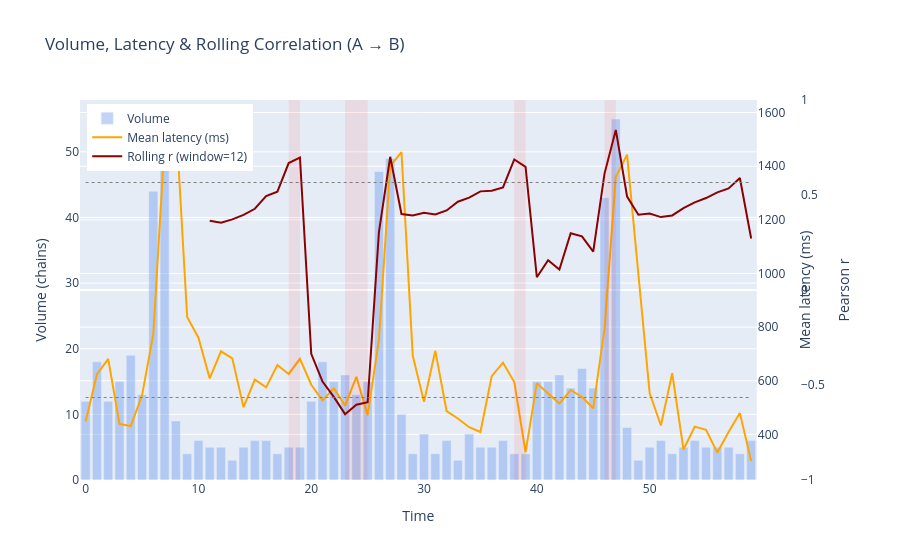

Notebook code for this chart:
### Code cell
# Rolling cross-correlation on a time-sequence basis with volume & latency overlay

from sklearn.preprocessing import StandardScaler

volume = bucketed["volume"].to_numpy().astype(float)
latency = bucketed["mean_latency"].to_numpy().astype(float)
timestamps = bucketed["bucket"].to_numpy()

# Standardise both series (zero mean, unit variance)
scaler = StandardScaler()
vol_norm = scaler.fit_transform(volume.reshape(-1, 1)).ravel()
lat_norm = scaler.fit_transform(latency.reshape(-1, 1)).ravel()

# Rolling cross-correlation over a trailing window
n = len(vol_norm)
window = max(5, n // 10)
sig = 1.96 / np.sqrt(window)

rolling_corr = np.full(n, np.nan)
for i in range(window - 1, n):
    v = vol_norm[i - window + 1 : i + 1]
    l = lat_norm[i - window + 1 : i + 1]
    rolling_corr[i] = np.corrcoef(v, l)[0, 1]

significant = rolling_corr > sig

# Identify contiguous significant spans
spans = []
in_span = False
for i in range(n):
    if significant[i] and not in_span:
        span_start = i
        in_span = True
    elif not significant[i] and in_span:
        spans.append((span_start, i - 1))
        in_span = False
if in_span:
    spans.append((span_start, n - 1))

# For each significant span, compute the lag via local cross-correlation
span_details = []
for start, end in spans:
    v_seg = vol_norm[start : end + 1]
    l_seg = lat_norm[start : end + 1]
    seg_n = len(v_seg)
    if seg_n < 3:
        span_details.append((start, end, np.nanmean(rolling_corr[start : end + 1]), 0, 0.0))
        continue
    seg_xcorr = np.correlate(v_seg, l_seg, mode="full") / seg_n
    seg_lags = np.arange(-(seg_n - 1), seg_n)
    peak_idx = np.argmax(np.abs(seg_xcorr))
    best_lag = seg_lags[peak_idx]
    best_r = seg_xcorr[peak_idx]
    mean_r = np.nanmean(rolling_corr[start : end + 1])
    span_details.append((start, end, mean_r, best_lag, best_r))

# Plot with three y-axes: volume (bar), latency (line), correlation (line)
from plotly.subplots import make_subplots

fig = make_subplots(specs=[[{"secondary_y": True}]])

fig.add_trace(
    go.Bar(x=timestamps, y=volume, name="Volume",
           marker_color="rgba(100, 149, 237, 0.4)"),
    secondary_y=False,
)

fig.add_trace(
    go.Scatter(x=timestamps, y=latency, name="Mean latency (ms)",
               mode="lines", line=dict(color="orange", width=2)),
    secondary_y=True,
)

fig.add_trace(
    go.Scatter(x=timestamps, y=rolling_corr,
               name="Rolling r (window={})".format(window),
               mode="lines", line=dict(color="darkred", width=2),
               yaxis="y3"),
)

for start, end in spans:
    fig.add_vrect(
        x0=timestamps[start], x1=timestamps[end],
        fillcolor="rgba(255, 0, 0, 0.08)", line_width=0,
    )

fig.add_trace(
    go.Scatter(x=[timestamps[0], timestamps[-1]], y=[sig, sig],
               mode="lines", line=dict(color="grey", dash="dot", width=1),
               showlegend=False, yaxis="y3"),
)
fig.add_trace(
    go.Scatter(x=[timestamps[0], timestamps[-1]], y=[-sig, -sig],
               mode="lines", line=dict(color="grey", dash="dot", width=1),
               showlegend=False, yaxis="y3"),
)

fig.update_layout(
    title="Volume, Latency & Rolling Correlation ({} \u2192 {})".format(
        source_event, target_event),
    xaxis_title="Time",
    yaxis=dict(title="Volume (chains)", side="left"),
    yaxis2=dict(title="Mean latency (ms)", side="right", overlaying="y"),
    yaxis3=dict(
        title="Pearson r", side="right", overlaying="y",
        anchor="free", position=1.0,
        range=[-1, 1],
        showgrid=False,
    ),
    legend=dict(x=0.01, y=0.99),
    margin=dict(r=100),
)
fig.show()

# Summary table of significant periods with lag analysis
if span_details:
    print("Significant correlation periods (|r| > {:.3f}):\n".format(sig))
    rows = []
    for start, end, mean_r, lag, peak_r in span_details:
        t0 = pd.Timestamp(timestamps[start])
        t1 = pd.Timestamp(timestamps[end])
        duration = t1 - t0 + pd.Timedelta(seconds=bucket_seconds)
        lag_seconds = lag * bucket_seconds
        if lag > 0:
            lead = "volume leads"
        elif lag < 0:
            lead = "latency leads"
        else:
            lead = "contemporaneous"
        rows.append({
            "From": str(t0),
            "To": str(t1),
            "Duration": str(duration),
            "Mean r": round(mean_r, 3),
            "Peak lag r": round(peak_r, 3),
            "Lag (buckets)": lag,
            "Lag (seconds)": lag_seconds,
            "Interpretation": lead,
        })
    lag_df = pd.DataFrame(rows)
    display(lag_df)
else:
    print("No periods of significant correlation detected "
          "(threshold=\u00b1{:.3f})".format(sig))

### Figure 1 — Plotly figure (JSON) as saved in the notebook; plotly's stock layout.template omitted (floating-point values rounded to 4 significant figures)
{"data": [{"marker": {"color": "rgba(100, 149, 237, 0.4)"}, "name": "Volume", "type": "bar", "x": [0, 1, 2, 3, 4, 5, 6, 7, 8, 9, 10, 11, 12, 13, 14, 15, 16, 17, 18, 19, 20, 21, 22, 23, 24, 25, 26, 27, 28, 29, 30, 31, 32, 33, 34, 35, 36, 37, 38, 39, 40, 41, 42, 43, 44, 45, 46, 47, 48, 49, 50, 51, 52, 53, 54, 55, 56, 57, 58, 59], "xaxis": "x", "y": [12, 18, 12, 15, 19, 13, 44, 53, 9, 4, 6, 5, 5, 3, 5, 6, 6, 4, 5, 5, 12, 18, 15, 16, 13, 15, 47, 49, 10, 4, 7, 4, 6, 3, 7, 5, 5, 6, 4, 4, 15, 15, 16, 14, 17, 14, 43, 55, 8, 3, 5, 6, 4, 5, 6, 5, 5, 5, 4, 6], "yaxis": "y"}, {"line": {"color": "orange", "width": 2}, "mode": "lines", "name": "Mean latency (ms)", "type": "scatter", "x": [0, 1, 2, 3, 4, 5, 6, 7, 8, 9, 10, 11, 12, 13, 14, 15, 16, 17, 18, 19, 20, 21, 22, 23, 24, 25, 26, 27, 28, 29, 30, 31, 32, 33, 34, 35, 36, 37, 38, 39, 40, 41, 42, 43, 44, 45, 46, 47, 48, 49, 50, 51, 52, 53, 54, 55, 56, 57, 58, 59], "xaxis": "x", "y": [448.2, 623.3, 681.8, 438.9, 430.9, 545.5, 774.6, 1488.0, 1576, 837.5, 760.3, 608.8, 709.6, 683.3, 501.2, 604.3, 575.3, 658.8, 625.2, 681.6, 584.9, 526.6, 571.3, 507.3, 614.8, 471.3, 753.5, 1400.0, 1453.0, 692.8, 521.6, 711.5, 487, 459.3, 426.6, 408.8, 617.2, 667.5, 595, 332.8, 590.9, 553.3, 514.9, 565.4, 539.2, 497.5, 794.7, 1359.0, 1443.0, 998, 554.4, 433.2, 628, 343.6, 428.8, 417.2, 332, 408.6, 479.2, 300.7], "yaxis": "y2"}, {"line": {"color": "darkred", "width": 2}, "mode": "lines", "name": "Rolling r (window=12)", "type": "scatter", "x": [0, 1, 2, 3, 4, 5, 6, 7, 8, 9, 10, 11, 12, 13, 14, 15, 16, 17, 18, 19, 20, 21, 22, 23, 24, 25, 26, 27, 28, 29, 30, 31, 32, 33, 34, 35, 36, 37, 38, 39, 40, 41, 42, 43, 44, 45, 46, 47, 48, 49, 50, 51, 52, 53, 54, 55, 56, 57, 58, 59], "y": [null, null, null, null, null, null, null, null, null, null, null, 0.3641, 0.3542, 0.3718, 0.3957, 0.4275, 0.4942, 0.5177, 0.6682, 0.6972, -0.3356, -0.4821, -0.5627, -0.6534, -0.604, -0.5903, 0.3043, 0.7011, 0.3997, 0.3921, 0.4062, 0.3979, 0.4188, 0.4647, 0.4864, 0.5191, 0.5226, 0.5402, 0.6872, 0.648, 0.06706, 0.1568, 0.1072, 0.2984, 0.2823, 0.2017, 0.6128, 0.8426, 0.492, 0.3963, 0.4023, 0.3838, 0.3924, 0.4313, 0.4614, 0.484, 0.5137, 0.5345, 0.5893, 0.271], "yaxis": "y3"}, {"line": {"color": "grey", "dash": "dot", "width": 1}, "mode": "lines", "showlegend": false, "type": "scatter", "x": [0, 59], "y": [0.5658, 0.5658], "yaxis": "y3"}, {"line": {"color": "grey", "dash": "dot", "width": 1}, "mode": "lines", "showlegend": false, "type": "scatter", "x": [0, 59], "y": [-0.5658, -0.5658], "yaxis": "y3"}], "layout": {"legend": {"x": 0.01, "y": 0.99}, "margin": {"r": 100}, "shapes": [{"fillcolor": "rgba(255, 0, 0, 0.08)", "line": {"width": 0}, "type": "rect", "x0": 18, "x1": 19, "xref": "x", "y0": 0, "y1": 1, "yref": "y domain"}, {"fillcolor": "rgba(255, 0, 0, 0.08)", "line": {"width": 0}, "type": "rect", "x0": 23, "x1": 25, "xref": "x", "y0": 0, "y1": 1, "yref": "y domain"}, {"fillcolor": "rgba(255, 0, 0, 0.08)", "line": {"width": 0}, "type": "rect", "x0": 27, "x1": 27, "xref": "x", "y0": 0, "y1": 1, "yref": "y domain"}, {"fillcolor": "rgba(255, 0, 0, 0.08)", "line": {"width": 0}, "type": "rect", "x0": 38, "x1": 39, "xref": "x", "y0": 0, "y1": 1, "yref": "y domain"}, {"fillcolor": "rgba(255, 0, 0, 0.08)", "line": {"width": 0}, "type": "rect", "x0": 46, "x1": 47, "xref": "x", "y0": 0, "y1": 1, "yref": "y domain"}, {"fillcolor": "rgba(255, 0, 0, 0.08)", "line": {"width": 0}, "type": "rect", "x0": 58, "x1": 58, "xref": "x", "y0": 0, "y1": 1, "yref": "y domain"}], "title": {"text": "Volume, Latency & Rolling Correlation (A → B)"}, "xaxis": {"anchor": "y", "domain": [0, 0.94], "title": {"text": "Time"}}, "yaxis": {"anchor": "x", "domain": [0, 1], "side": "left", "title": {"text": "Volume (chains)"}}, "yaxis2": {"anchor": "x", "overlaying": "y", "side": "right", "title": {"text": "Mean latency (ms)"}}, "yaxis3": {"anchor": "free", "overlaying": "y", "position": 1, "range": [-1, 1], "showgrid": false, "side": "right", "title": {"text": "Pearson r"}}}}
